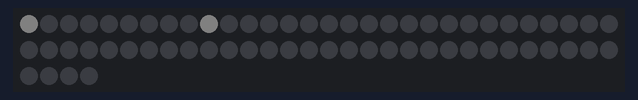
Recording of a sketch running on a simulated Arduino Uno, built with avr-gcc and run on an emulated ATmega328P. On the bench: 64 RGB LEDs in strip order, left to right, continuing on the next row. Dim RGB values are drawn brighter than linear.

Above: at 0.1 s.
At 0.92 s:
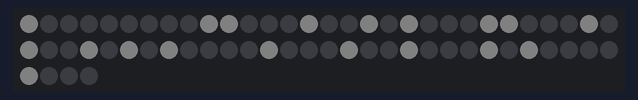

The sketch:

neoFrameAnimation.ino
```cpp
#include <Adafruit_NeoPixel.h>
#include "frames.h"
Adafruit_NeoPixel strip(64, 6);

int colors[5][3]{
  {0, 0, 0}, //black
  {255, 0, 0}, //red
  {0, 255, 0}, //green
  {0, 0, 255}, //blue
  {255, 255, 255} //white
  };

int whichFrame = 0;

void setup() {
strip.begin();
strip.clear();
strip.setBrightness(5);
}

void loop() {
  for (int i = 0; i < strip.numPixels(); i++){
    int whichColor = animation[whichFrame][i];

    int red = colors[whichColor][0];
    int green = colors[whichColor][1];
    int blue = colors[whichColor][2];
  strip.setPixelColor(i, red, green, blue);
  }
  strip.show();
  whichFrame = (whichFrame + 1) % 5;
  delay(200);

}
```

Source omitted: frames.h (data table, 1216 bytes)
